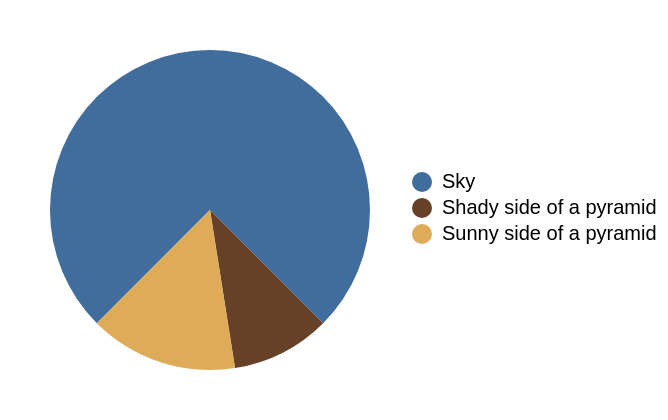

Write a Vega-Lite specification for this figure.
### Vega specification from a JSON file in a GitHub repository (floating-point values rounded to 4 significant figures)
{"$schema": "https://vega.github.io/schema/vega/v5.json", "description": "Reproducing http://robslink.com/SAS/democd91/pyramid_pie.htm", "background": "white", "padding": 5, "width": 200, "height": 200, "style": "cell", "encode": {"update": {"stroke": {"value": null}}}, "data": [{"name": "source_0", "values": [{"category": "Sky", "value": 75, "order": 3}, {"category": "Shady side of a pyramid", "value": 10, "order": 1}, {"category": "Sunny side of a pyramid", "value": 15, "order": 2}]}, {"name": "data_0", "source": "source_0", "transform": [{"type": "stack", "groupby": [], "field": "value", "sort": {"field": ["order"], "order": ["ascending"]}, "as": ["value_start", "value_end"], "offset": "zero"}, {"type": "filter", "expr": "isValid(datum[\"value\"]) && isFinite(+datum[\"value\"])"}]}], "marks": [{"name": "marks", "type": "arc", "style": ["arc"], "from": {"data": "data_0"}, "encode": {"update": {"outerRadius": {"value": 80}, "fill": {"scale": "color", "field": "category"}, "x": {"signal": "width", "mult": 0.5}, "y": {"signal": "height", "mult": 0.5}, "innerRadius": {"value": 0}, "startAngle": {"scale": "theta", "field": "value_end"}, "endAngle": {"scale": "theta", "field": "value_start"}}}}], "scales": [{"name": "theta", "type": "linear", "domain": {"data": "data_0", "fields": ["value_start", "value_end"]}, "range": [2.356, 8.639], "zero": false}, {"name": "color", "type": "ordinal", "domain": ["Sky", "Shady side of a pyramid", "Sunny side of a pyramid"], "range": ["#416D9D", "#674028", "#DEAC58"]}], "legends": [{"columns": 1, "legendX": 200, "legendY": 80, "orient": "none", "fill": "color", "symbolType": "circle"}]}
